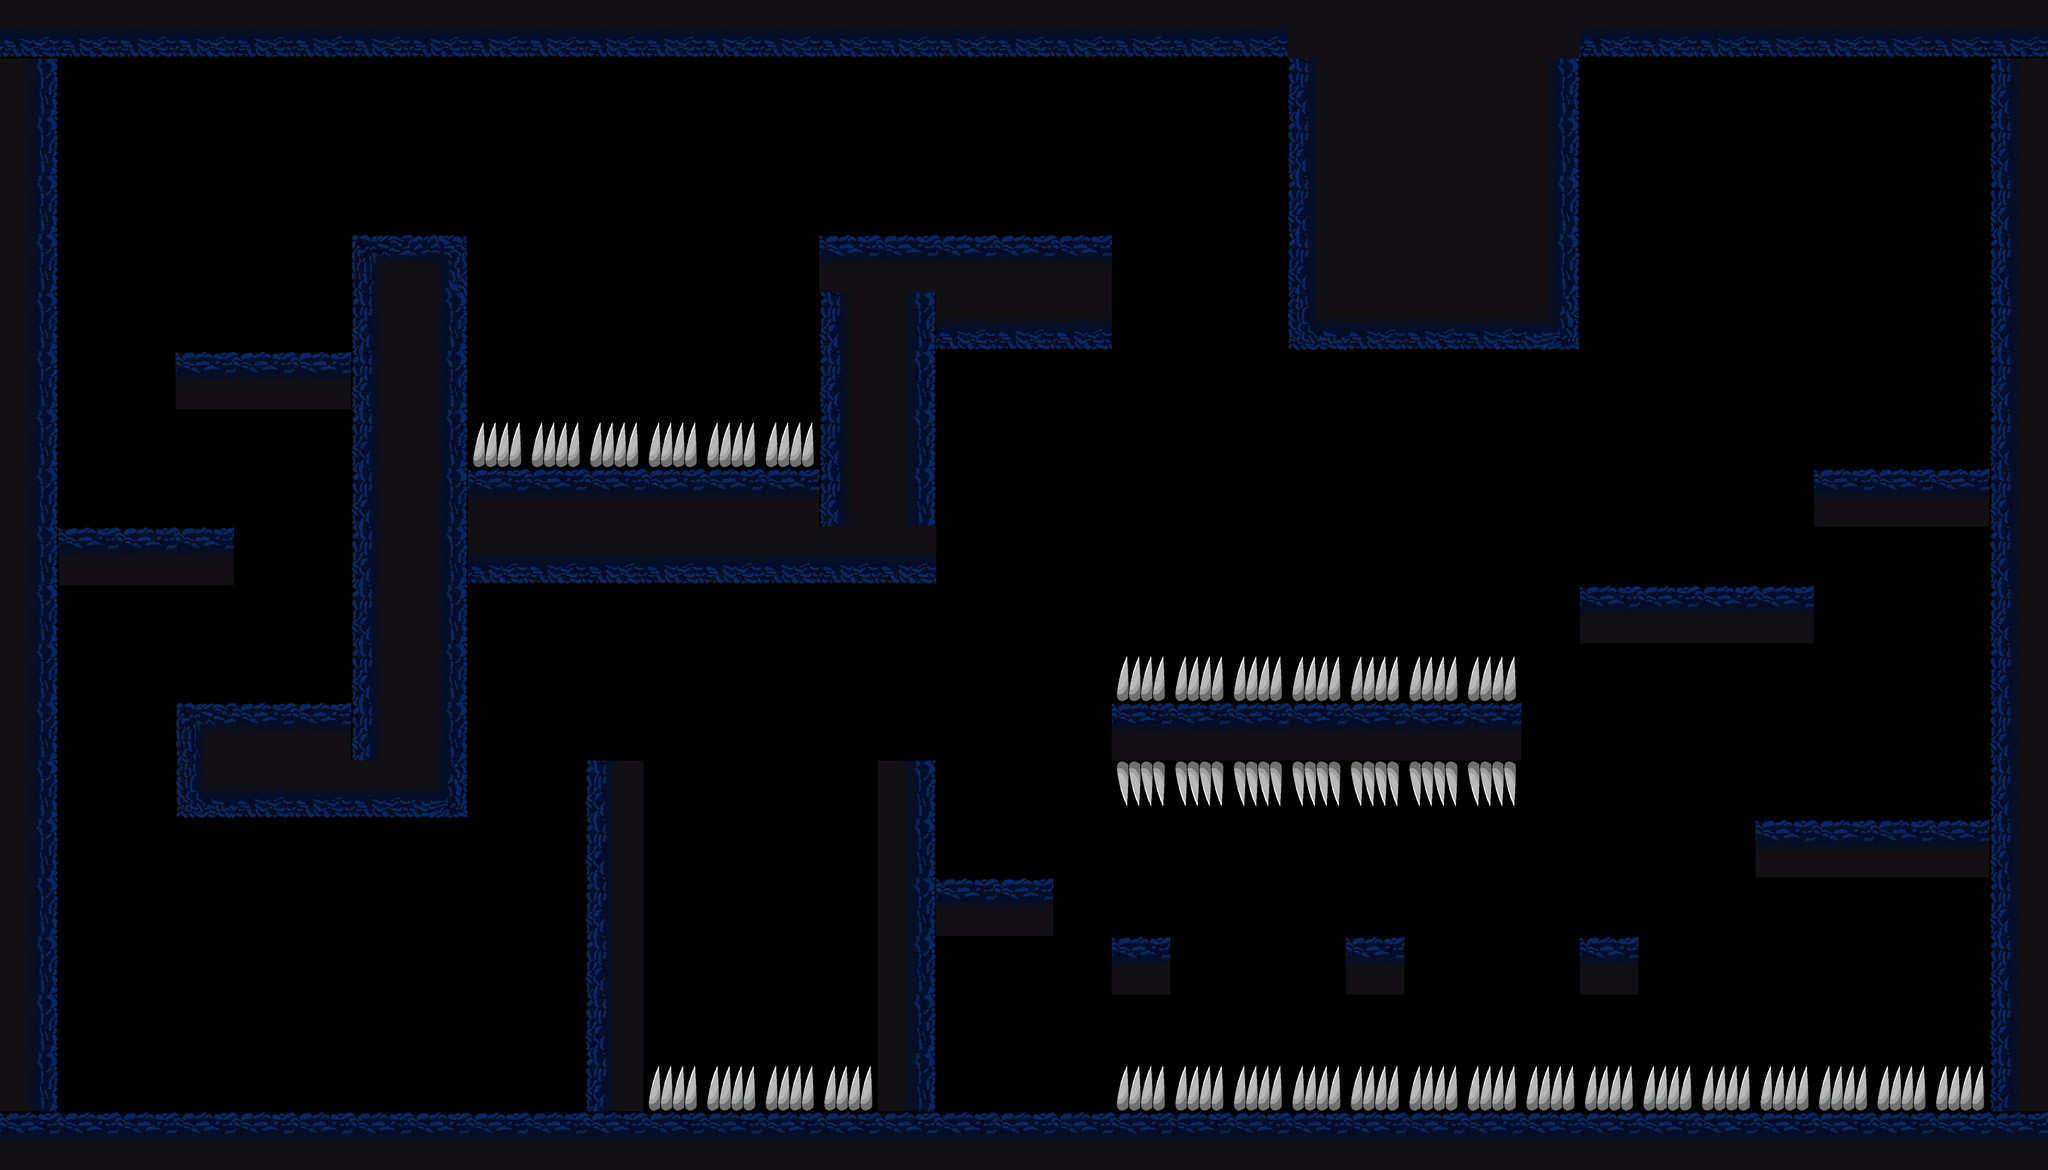

The image is a tile-based game level rendered from a .tmx file. Its description and complete source (layers, tilesets, objects, tile grids) follow:
An orthogonal 35x20 tile map with 180x180 px tiles, 2 tile layers (Platforms, Dangerous) and 28 objects.

<map version="1.10" tiledversion="1.10.2" orientation="orthogonal" renderorder="right-down" width="35" height="20" tilewidth="180" tileheight="180" infinite="0" nextlayerid="6" nextobjectid="43">
 <editorsettings>
  <export target="level1.json" format="json" />
 </editorsettings>
 <tileset firstgid="1" name="levelSprites" tilewidth="180" tileheight="180" tilecount="144" columns="12">
  <image source="../../assets/images/levelSprites.png" width="2160" height="2160" />
 </tileset>
 <layer id="1" name="Platforms" width="35" height="20">
  <data encoding="csv">
26,26,26,26,26,26,26,26,26,26,26,26,26,26,26,26,26,26,26,26,26,26,14,14,14,14,14,26,26,26,26,26,26,26,26,
15,0,0,0,0,0,0,0,0,0,0,0,0,0,0,0,0,0,0,0,0,0,13,14,14,14,15,0,0,0,0,0,0,0,13,
15,0,0,0,0,0,0,0,0,0,0,0,0,0,0,0,0,0,0,0,0,0,13,14,14,14,15,0,0,0,0,0,0,0,13,
15,0,0,0,0,0,0,0,0,0,0,0,0,0,0,0,0,0,0,0,0,0,13,14,14,14,15,0,0,0,0,0,0,0,13,
15,0,0,0,0,0,1,3,0,0,0,0,0,0,2,2,2,2,2,0,0,0,13,14,14,14,15,0,0,0,0,0,0,0,13,
15,0,0,0,0,0,13,15,0,0,0,0,0,0,13,15,26,26,26,0,0,0,25,26,26,26,27,0,0,0,0,0,0,0,13,
15,0,0,2,2,2,13,15,0,0,0,0,0,0,13,15,0,0,0,0,0,0,0,0,0,0,0,0,0,0,0,0,0,0,13,
15,0,0,0,0,0,13,15,0,0,0,0,0,0,13,15,0,0,0,0,0,0,0,0,0,0,0,0,0,0,0,0,0,0,13,
15,0,0,0,0,0,13,15,2,2,2,2,2,2,13,15,0,0,0,0,0,0,0,0,0,0,0,0,0,0,0,2,2,2,13,
15,2,2,2,0,0,13,15,26,26,26,26,26,26,26,26,0,0,0,0,0,0,0,0,0,0,0,0,0,0,0,0,0,0,13,
15,0,0,0,0,0,13,15,0,0,0,0,0,0,0,0,0,0,0,0,0,0,0,0,0,0,0,2,2,2,2,0,0,0,13,
15,0,0,0,0,0,13,15,0,0,0,0,0,0,0,0,0,0,0,0,0,0,0,0,0,0,0,0,0,0,0,0,0,0,13,
15,0,0,1,2,2,13,15,0,0,0,0,0,0,0,0,0,0,0,2,2,2,2,2,2,2,0,0,0,0,0,0,0,0,13,
15,0,0,25,26,26,26,27,0,0,13,0,0,0,0,15,0,0,0,0,0,0,0,0,0,0,0,0,0,0,0,0,0,0,13,
15,0,0,0,0,0,0,0,0,0,13,0,0,0,0,15,0,0,0,0,0,0,0,0,0,0,0,0,0,0,2,2,2,2,13,
15,0,0,0,0,0,0,0,0,0,13,0,0,0,0,15,2,2,0,0,0,0,0,0,0,0,0,0,0,0,0,0,0,0,13,
15,0,0,0,0,0,0,0,0,0,13,0,0,0,0,15,0,0,0,2,0,0,0,2,0,0,0,2,0,0,0,0,0,0,13,
15,0,0,0,0,0,0,0,0,0,13,0,0,0,0,15,0,0,0,0,0,0,0,0,0,0,0,0,0,0,0,0,0,0,13,
15,0,0,0,0,0,0,0,0,0,13,0,0,0,0,15,0,0,0,0,0,0,0,0,0,0,0,0,0,0,0,0,0,0,13,
2,2,2,2,2,2,2,2,2,2,2,2,2,2,2,2,2,2,2,2,2,2,2,2,2,2,2,2,2,2,2,2,2,2,2
</data>
 </layer>
 <layer id="4" name="Dangerous" width="35" height="20">
  <data encoding="csv">
0,0,0,0,0,0,0,0,0,0,0,0,0,0,0,0,0,0,0,0,0,0,0,0,0,0,0,0,0,0,0,0,0,0,0,
0,0,0,0,0,0,0,0,0,0,0,0,0,0,0,0,0,0,0,0,0,0,0,0,0,0,0,0,0,0,0,0,0,0,0,
0,0,0,0,0,0,0,0,0,0,0,0,0,0,0,0,0,0,0,0,0,0,0,0,0,0,0,0,0,0,0,0,0,0,0,
0,0,0,0,0,0,0,0,0,0,0,0,0,0,0,0,0,0,0,0,0,0,0,0,0,0,0,0,0,0,0,0,0,0,0,
0,0,0,0,0,0,0,0,0,0,0,0,0,0,0,0,0,0,0,0,0,0,0,0,0,0,0,0,0,0,0,0,0,0,0,
0,0,0,0,0,0,0,0,0,0,0,0,0,0,0,0,0,0,0,0,0,0,0,0,0,0,0,0,0,0,0,0,0,0,0,
0,0,0,0,0,0,0,0,0,0,0,0,0,0,0,0,0,0,0,0,0,0,0,0,0,0,0,0,0,0,0,0,0,0,0,
0,0,0,0,0,0,0,0,4,4,4,4,4,4,0,0,0,0,0,0,0,0,0,0,0,0,0,0,0,0,0,0,0,0,0,
0,0,0,0,0,0,0,0,0,0,0,0,0,0,0,0,0,0,0,0,0,0,0,0,0,0,0,0,0,0,0,0,0,0,0,
0,0,0,0,0,0,0,0,0,0,0,0,0,0,0,0,0,0,0,0,0,0,0,0,0,0,0,0,0,0,0,0,0,0,0,
0,0,0,0,0,0,0,0,0,0,0,0,0,0,0,0,0,0,0,0,0,0,0,0,0,0,0,0,0,0,0,0,0,0,0,
0,0,0,0,0,0,0,0,0,0,0,0,0,0,0,0,0,0,0,4,4,4,4,4,4,4,0,0,0,0,0,0,0,0,0,
0,0,0,0,0,0,0,0,0,0,0,0,0,0,0,0,0,0,0,0,0,0,0,0,0,0,0,0,0,0,0,0,0,0,0,
0,0,0,0,0,0,0,0,0,0,0,0,0,0,0,0,0,0,0,1073741828,1073741828,1073741828,1073741828,1073741828,1073741828,1073741828,0,0,0,0,0,0,0,0,0,
0,0,0,0,0,0,0,0,0,0,0,0,0,0,0,0,0,0,0,0,0,0,0,0,0,0,0,0,0,0,0,0,0,0,0,
0,0,0,0,0,0,0,0,0,0,0,0,0,0,0,0,0,0,0,0,0,0,0,0,0,0,0,0,0,0,0,0,0,0,0,
0,0,0,0,0,0,0,0,0,0,0,0,0,0,0,0,0,0,0,0,0,0,0,0,0,0,0,0,0,0,0,0,0,0,0,
0,0,0,0,0,0,0,0,0,0,0,0,0,0,0,0,0,0,0,0,0,0,0,0,0,0,0,0,0,0,0,0,0,0,0,
0,0,0,0,0,0,0,0,0,0,0,4,4,4,4,0,0,0,0,4,4,4,4,4,4,4,4,4,4,4,4,4,4,4,0,
0,0,0,0,0,0,0,0,0,0,0,0,0,0,0,0,0,0,0,0,0,0,0,0,0,0,0,0,0,0,0,0,0,0,0
</data>
 </layer>
 <objectgroup id="5" name="DangerousBodies">
  <properties>
   <property name="label" value="traps" />
  </properties>
  <object id="38" x="1440" y="1260" width="1080" height="180" />
  <object id="39" x="1980" y="3240" width="720" height="180" />
  <object id="40" x="3420" y="2340" width="1260" height="180" />
  <object id="41" x="3420" y="1980" width="1260" height="180" />
  <object id="42" x="3420" y="3240" width="2700" height="180" />
 </objectgroup>
 <objectgroup id="2" name="PlatformBodies">
  <properties>
   <property name="label" value="platform" />
  </properties>
  <object id="11" x="0" y="3420" width="6300" height="180" />
  <object id="12" x="0" y="0" width="180" height="3420" />
  <object id="13" x="180" y="1620" width="540" height="180" />
  <object id="14" x="540" y="1080" width="540" height="180" />
  <object id="15" x="1080" y="720" width="360" height="1800" />
  <object id="16" x="540" y="2160" width="540" height="360" />
  <object id="17" x="180" y="0" width="6120" height="180" />
  <object id="18" x="3960" y="180" width="900" height="900" />
  <object id="19" x="2880" y="720" width="540" height="360" />
  <object id="20" x="2520" y="720" width="360" height="1080" />
  <object id="22" x="1440" y="1440" width="1080" height="360" />
  <object id="23" x="1800" y="2340" width="180" height="900" />
  <object id="24" x="1800" y="3240" width="1080" height="180" />
  <object id="25" x="2700" y="2340" width="180" height="900" />
  <object id="26" x="2880" y="2700" width="360" height="180" />
  <object id="27" x="3420" y="2160" width="1260" height="180" />
  <object id="28" x="3420" y="2880" width="180" height="180" />
  <object id="29" x="4140" y="2880" width="180" height="180" />
  <object id="30" x="4860" y="2880" width="180" height="180" />
  <object id="31" x="4860" y="1800" width="720" height="180" />
  <object id="32" x="5580" y="1440" width="540" height="180" />
  <object id="33" x="6120" y="180" width="180" height="3240" />
  <object id="34" x="5400" y="2520" width="720" height="180" />
 </objectgroup>
</map>